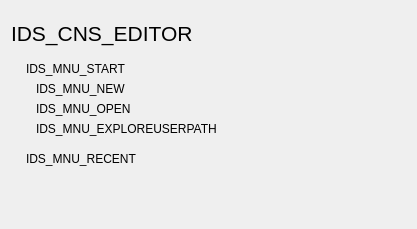
          <widget class="QWidget" name="welcomeScrollAreaWidgetContents">
           <property name="geometry">
            <rect>
             <x>0</x>
             <y>0</y>
             <width>417</width>
             <height>229</height>
            </rect>
           </property>
           <layout class="QVBoxLayout" name="welcomeScrollLayout">
            <item>
             <spacer name="verticalSpacer_3">
              <property name="orientation">
               <enum>Qt::Vertical</enum>
              </property>
              <property name="sizeType">
               <enum>QSizePolicy::Maximum</enum>
              </property>
              <property name="sizeHint" stdset="0">
               <size>
                <width>20</width>
                <height>10</height>
               </size>
              </property>
             </spacer>
            </item>
            <item>
             <widget class="QLabel" name="welcomeTitleLabel">
              <property name="font">
               <font>
                <pointsize>16</pointsize>
               </font>
              </property>
              <property name="text">
               <string comment="res">IDS_CNS_EDITOR</string>
              </property>
             </widget>
            </item>
            <item>
             <spacer name="verticalSpacer_2">
              <property name="orientation">
               <enum>Qt::Vertical</enum>
              </property>
              <property name="sizeType">
               <enum>QSizePolicy::Maximum</enum>
              </property>
              <property name="sizeHint" stdset="0">
               <size>
                <width>20</width>
                <height>10</height>
               </size>
              </property>
             </spacer>
            </item>
            <item>
             <widget class="QLabel" name="welcomeStartLabel">
              <property name="font">
               <font>
                <pointsize>9</pointsize>
               </font>
              </property>
              <property name="text">
               <string comment="res">IDS_MNU_START</string>
              </property>
              <property name="indent">
               <number>15</number>
              </property>
             </widget>
            </item>
            <item>
             <widget class="QLabel" name="welcomeNewLabel">
              <property name="text">
               <string comment="res">IDS_MNU_NEW</string>
              </property>
              <property name="indent">
               <number>25</number>
              </property>
              <property name="textInteractionFlags">
               <set>Qt::TextBrowserInteraction</set>
              </property>
             </widget>
            </item>
            <item>
             <widget class="QLabel" name="welcomeOpenLabel">
              <property name="text">
               <string comment="res">IDS_MNU_OPEN</string>
              </property>
              <property name="indent">
               <number>25</number>
              </property>
              <property name="textInteractionFlags">
               <set>Qt::TextBrowserInteraction</set>
              </property>
             </widget>
            </item>
            <item>
             <widget class="QLabel" name="welcomeExploreUserPathLabel">
              <property name="text">
               <string comment="res">IDS_MNU_EXPLOREUSERPATH</string>
              </property>
              <property name="indent">
               <number>25</number>
              </property>
              <property name="textInteractionFlags">
               <set>Qt::TextBrowserInteraction</set>
              </property>
             </widget>
            </item>
            <item>
             <spacer name="verticalSpacer_4">
              <property name="orientation">
               <enum>Qt::Vertical</enum>
              </property>
              <property name="sizeType">
               <enum>QSizePolicy::Maximum</enum>
              </property>
              <property name="sizeHint" stdset="0">
               <size>
                <width>20</width>
                <height>10</height>
               </size>
              </property>
             </spacer>
            </item>
            <item>
             <widget class="QLabel" name="welcomeRecentLabel">
              <property name="font">
               <font>
                <pointsize>9</pointsize>
               </font>
              </property>
              <property name="text">
               <string comment="res">IDS_MNU_RECENT</string>
              </property>
              <property name="indent">
               <number>15</number>
              </property>
             </widget>
            </item>
            <item>
             <spacer name="verticalSpacer">
              <property name="orientation">
               <enum>Qt::Vertical</enum>
              </property>
              <property name="sizeHint" stdset="0">
               <size>
                <width>20</width>
                <height>40</height>
               </size>
              </property>
             </spacer>
            </item>
           </layout>
          </widget>
